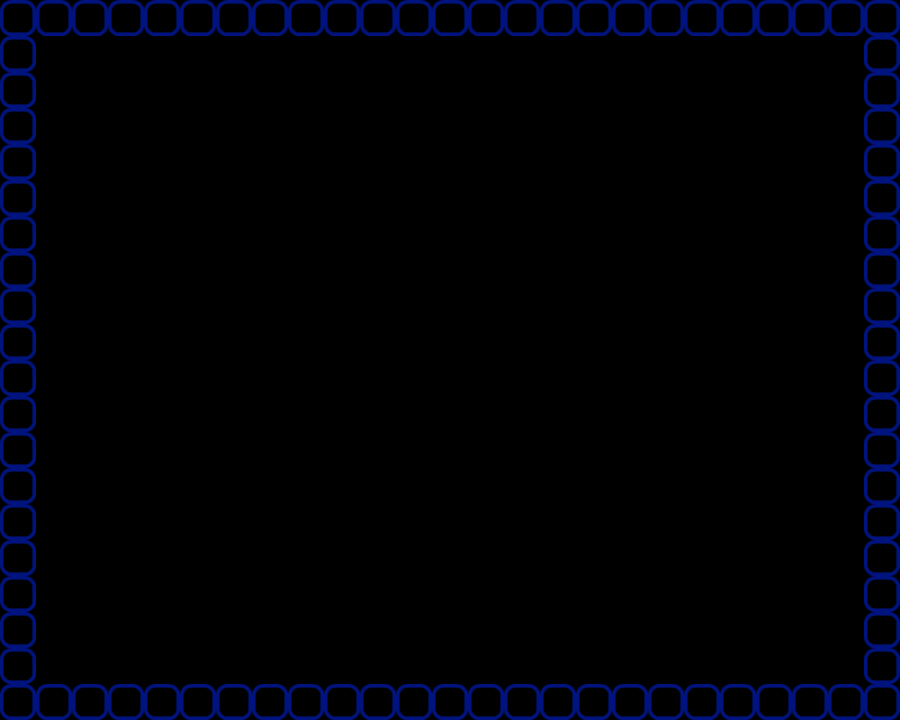

Rendered tile map (Tiled .tmx) drawn with the repository's tilesets; below, a short description and the map source with its tile grids summarised:
An orthogonal 25x20 tile map with 36x36 px tiles, 1 tile layer (tiles).

<map version="1.0" orientation="orthogonal" width="25" height="20" tilewidth="36" tileheight="36">
 <tileset firstgid="1" name="tilepacman" tilewidth="36" tileheight="36">
  <image source="tilepacman.png" width="36" height="36" />
  <tile id="0">
   <properties>
    <property name="collidable" value="true" />
   </properties>
  </tile>
 </tileset>
 <layer name="tiles" width="25" height="20">
  <data>[500 cells, 86 non-empty, 1 distinct tile ids]</data>
 </layer>
</map>
